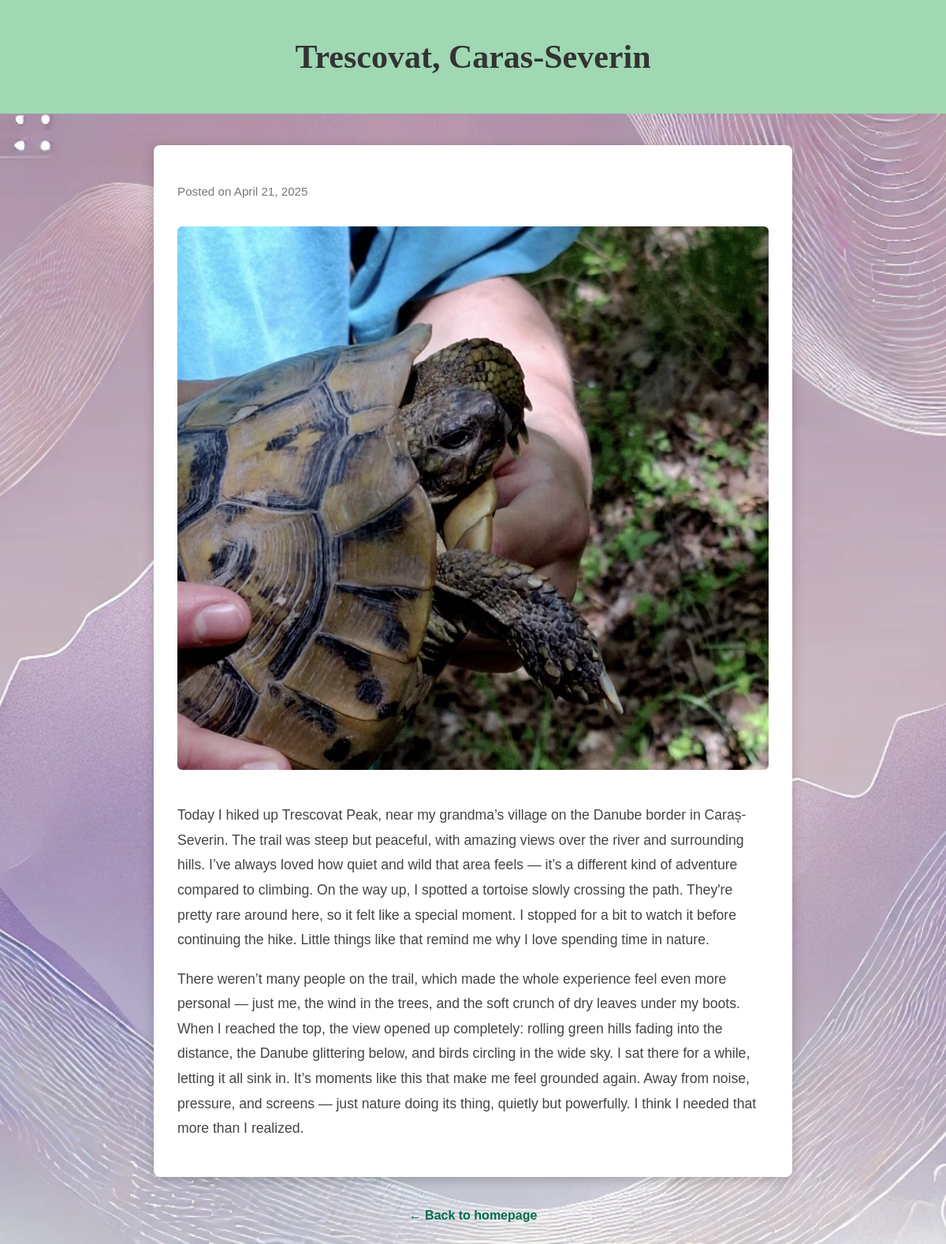
The app's page /post/2/ with its own data.
### myapp/models.py (models this page shows, shortened)
class Post(models.Model):
    title = models.CharField(max_length=200)
    post_date = models.DateField()
    image = models.ImageField(upload_to='static/images/')
    paragraph = models.TextField(max_length=5000)
    more_details_for_the_dedicated_page = models.TextField(max_length=1000,default=' ')

### myapp/views.py (the view)
# urls.py: path('post/<int:post_id>/', views.post_detail, name='post_detail'),
def post_detail(request, post_id):
    post = get_object_or_404(Post, pk=post_id)
    return render(request, 'myapp/post_detail.html', {'post': post})

### myapp/templates/myapp/post_detail.html (shortened to what this page needs)
{% load static %}
<!DOCTYPE html>
<html>
<head>
  <link rel="stylesheet" href="{% static 'css/post_detail.css' %}">
</head>
<body>
  <header>
    <h1 class="title">{{ post.title }}</h1>
  </header>
  <div class="blog-post">
    <p class="date">Posted on {{ post.post_date }}</p>
    <img src="{{ post.image.url }}" alt="{{ post.title }}">
    <p>{{ post.paragraph }}</p>
    <p>{{ post.more_details_for_the_dedicated_page }}</p>
  </div>
  <footer>
    <a href="/">← Back to homepage</a>
  </footer>
</body>
</html>

### static/css/post_detail.css (style rules this page uses)
body { background: url('../images/background.webp') no-repeat center center fixed; background-size: cover; font-family: Arial, sans-serif; margin: 0; padding: 0; }
header { background-color: #9fd8b2; text-align: center; padding: 20px; }
header h1 { font-family: 'Pacifico', cursive; color: #333; font-size: 42px; }
.blog-post { background-color: #fff; padding: 30px; margin: 40px auto; width: 85%; max-width: 750px; box-shadow: 0 4px 15px rgba(0, 0, 0, 0.2); border-radius: 8px; animation: fadeIn 0.7s ease-in-out; }
.blog-post img { width: 100%; border-radius: 6px; margin: 20px 0; }
.blog-post p { font-size: 1.1em; color: #444; line-height: 1.8; margin-bottom: 15px; }
.blog-post .date { color: #777; font-size: 0.95em; margin-bottom: 10px; }
footer { text-align: center; margin: 30px 0; }
footer a { text-decoration: none; color: #006e4c; font-weight: bold; transition: color 0.3s ease; }

### records on screen
Post: title "Trescovat, Caras-Severin", post_date "April 21, 2025", image (picture), paragraph "Today I hiked up Trescovat Peak, near my grandma’s village on the Danube border in Caraș-Severin. The trail was steep but peaceful, with amazing views over the river and surrounding hills. I’ve always loved how quiet and wild that area feels — it’s a different kind of adventure compared to climbing. On the way up, I spotted a tortoise slowly crossing the path. They're pretty rare around here, so it felt like a special moment. I stopped for a bit to watch it before continuing the hike. Little things like that remind me why I love spending time in nature.", more_details_for_the_dedicated_page "There weren’t many people on the trail, which made the whole experience feel even more personal — just me, the wind in the trees, and the soft crunch of dry leaves under my boots. When I reached the top, the view opened up completely: rolling green hills fading into the distance, the Danube glittering below, and birds circling in the wide sky. I sat there for a while, letting it all sink in. It’s moments like this that make me feel grounded again. Away from noise, pressure, and screens — just nature doing its thing, quietly but powerfully. I think I needed that more than I realized."
